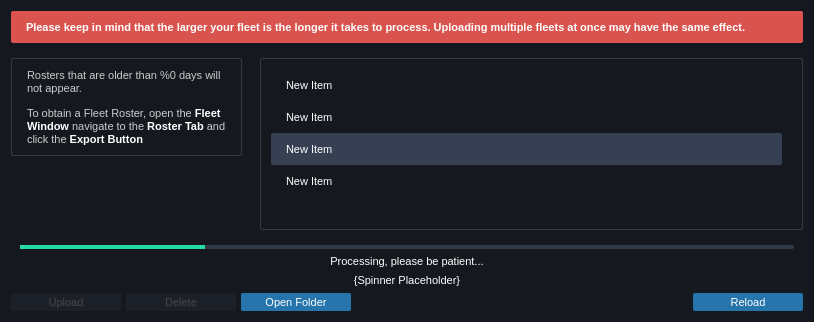
<?xml version="1.0" encoding="UTF-8"?>
<ui version="4.0">
 <class>FleetDialog</class>
 <widget class="QDialog" name="FleetDialog">
  <property name="geometry">
   <rect>
    <x>0</x>
    <y>0</y>
    <width>814</width>
    <height>322</height>
   </rect>
  </property>
  <property name="minimumSize">
   <size>
    <width>814</width>
    <height>0</height>
   </size>
  </property>
  <property name="maximumSize">
   <size>
    <width>814</width>
    <height>322</height>
   </size>
  </property>
  <property name="windowTitle">
   <string>Fleet Roster Manager</string>
  </property>
  <property name="windowIcon">
   <iconset resource="../nexus.qrc">
    <normaloff>:/images/favicon.png</normaloff>:/images/favicon.png</iconset>
  </property>
  <property name="styleSheet">
   <string notr="true">#FleetDialog {
    background: #15181f;
}

* {
    outline: 0;
    font: 11px arial;
}

QLabel {
    color: #ffffff;
}



QProgressBar {
    border: none;
    border-radius: 2px;
	text-align:center;
    background: #323947;
	color:#fff;
}

QProgressBar::chunk {
    background-color: #24dba1
}

QPushButton {
    background: #2574ab;
    border-radius: 2px;
	padding: 3px 5px 2px;
    border: none;
    min-width: 100px;
    color: #ffffff;
}

QPushButton::hover {
    background: #2b85c4;
}

QPushButton::pressed {
    background: #206291;
}

QPushButton:disabled {
    background-color: #1c2029;
    color: #46474a;
}
QListView {
    outline: 0;
    color: #ffffff;
    background: transparent;
    border: 1px solid #323947;
	border-radius:2px;
	padding:10px;
    show-decoration-selected: 1; /* make the selection span the entire width of the view */
}

QListView::item {
	padding:10px 12px 9px;
	margin-right:10px;
	border-radius:2px
}

QListView::item:selected {
    color: #fff;
}

QListView::item:selected:!active {
    background: #373f52;
}

QListView::item:selected:active {
    background: #262c38;
}

QListView::item:hover {
    background: #262c38;
}

QScrollBar {
    border: none;
    background: #20252e;
	border-radius:2px;
    width: 5px;
    margin: 0;
}

QScrollBar::handle {
    background: rgba(255,255,255,0.1);
    min-height: 20px;
	border-radius:2px;
}

QScrollBar::handle:hover {
    background: rgba(36,219,161,1);
    min-height: 20px;
	border-radius:2px;
}

QScrollBar::sub-line, QScrollBar::add-line{
    subcontrol-origin: margin;
    height: 20px;
    border: none;
    background: transparent;
	border-radius:2px;
}

QScrollBar::up-arrow, QScrollBar::down-arrowl {
    border: none;
}

QScrollBar::add-page, QScrollBar::sub-page {
    background: none;
}</string>
  </property>
  <layout class="QVBoxLayout" name="verticalLayout">
   <item>
    <widget class="QLabel" name="label_4">
     <property name="styleSheet">
      <string notr="true">background:#d9534f;
border-radius:2px;
font-weight:bold;
padding:10px 12px 9px;
color:#fff;</string>
     </property>
     <property name="text">
      <string>Please keep in mind that the larger your fleet is the longer it takes to process. Uploading multiple fleets at once may have the same effect.</string>
     </property>
     <property name="wordWrap">
      <bool>true</bool>
     </property>
    </widget>
   </item>
   <item>
    <widget class="QFrame" name="frame_2">
     <layout class="QHBoxLayout" name="horizontalLayout_2">
      <property name="spacing">
       <number>0</number>
      </property>
      <property name="leftMargin">
       <number>0</number>
      </property>
      <property name="topMargin">
       <number>0</number>
      </property>
      <property name="rightMargin">
       <number>0</number>
      </property>
      <property name="bottomMargin">
       <number>0</number>
      </property>
      <item alignment="Qt::AlignTop">
       <widget class="QFrame" name="frame_4">
        <layout class="QVBoxLayout" name="verticalLayout_2">
         <property name="leftMargin">
          <number>0</number>
         </property>
         <item>
          <widget class="QLabel" name="label">
           <property name="sizePolicy">
            <sizepolicy hsizetype="Preferred" vsizetype="Fixed">
             <horstretch>0</horstretch>
             <verstretch>0</verstretch>
            </sizepolicy>
           </property>
           <property name="styleSheet">
            <string notr="true">border: 1px solid #323947;
border-radius:2px;
padding:10px 12px 9px;
color:#ccc</string>
           </property>
           <property name="text">
            <string>&lt;html&gt;&lt;head/&gt;&lt;body&gt;&lt;p&gt;Rosters that are older than %0 days will not appear.&lt;/p&gt;&lt;p&gt;To obtain a Fleet Roster, open the &lt;span style=&quot; font-weight:600; color:#ffffff;&quot;&gt;Fleet Window&lt;/span&gt; navigate to the &lt;span style=&quot; font-weight:600; color:#ffffff;&quot;&gt;Roster Tab&lt;/span&gt; and click the &lt;span style=&quot; font-weight:600; color:#ffffff;&quot;&gt;Export Button&lt;/span&gt;&lt;/p&gt;&lt;/body&gt;&lt;/html&gt;</string>
           </property>
           <property name="alignment">
            <set>Qt::AlignLeading|Qt::AlignLeft|Qt::AlignVCenter</set>
           </property>
           <property name="wordWrap">
            <bool>true</bool>
           </property>
          </widget>
         </item>
        </layout>
       </widget>
      </item>
      <item>
       <widget class="QFrame" name="frame_3">
        <layout class="QVBoxLayout" name="verticalLayout_3">
         <property name="rightMargin">
          <number>0</number>
         </property>
         <item>
          <widget class="QListWidget" name="listWidget">
           <property name="focusPolicy">
            <enum>Qt::NoFocus</enum>
           </property>
           <property name="selectionMode">
            <enum>QAbstractItemView::ExtendedSelection</enum>
           </property>
           <property name="currentRow">
            <number>2</number>
           </property>
           <item>
            <property name="text">
             <string>New Item</string>
            </property>
           </item>
           <item>
            <property name="text">
             <string>New Item</string>
            </property>
           </item>
           <item>
            <property name="text">
             <string>New Item</string>
            </property>
           </item>
           <item>
            <property name="text">
             <string>New Item</string>
            </property>
           </item>
          </widget>
         </item>
        </layout>
       </widget>
      </item>
     </layout>
    </widget>
   </item>
   <item>
    <widget class="QFrame" name="frame">
     <property name="sizePolicy">
      <sizepolicy hsizetype="Preferred" vsizetype="Fixed">
       <horstretch>0</horstretch>
       <verstretch>0</verstretch>
      </sizepolicy>
     </property>
     <property name="maximumSize">
      <size>
       <width>16777215</width>
       <height>4</height>
      </size>
     </property>
     <layout class="QGridLayout" name="gridLayout">
      <property name="topMargin">
       <number>0</number>
      </property>
      <property name="bottomMargin">
       <number>0</number>
      </property>
      <item row="0" column="0">
       <widget class="QProgressBar" name="progressBar">
        <property name="value">
         <number>24</number>
        </property>
        <property name="alignment">
         <set>Qt::AlignCenter</set>
        </property>
        <property name="textVisible">
         <bool>false</bool>
        </property>
       </widget>
      </item>
     </layout>
    </widget>
   </item>
   <item>
    <widget class="QLabel" name="label_3">
     <property name="sizePolicy">
      <sizepolicy hsizetype="Preferred" vsizetype="Fixed">
       <horstretch>0</horstretch>
       <verstretch>0</verstretch>
      </sizepolicy>
     </property>
     <property name="styleSheet">
      <string notr="true"/>
     </property>
     <property name="text">
      <string>Processing, please be patient...</string>
     </property>
     <property name="alignment">
      <set>Qt::AlignCenter</set>
     </property>
    </widget>
   </item>
   <item>
    <widget class="QLabel" name="label_2">
     <property name="enabled">
      <bool>true</bool>
     </property>
     <property name="styleSheet">
      <string notr="true"/>
     </property>
     <property name="text">
      <string>{Spinner Placeholder}</string>
     </property>
     <property name="scaledContents">
      <bool>false</bool>
     </property>
     <property name="alignment">
      <set>Qt::AlignCenter</set>
     </property>
    </widget>
   </item>
   <item>
    <layout class="QHBoxLayout" name="horizontalLayout">
     <item alignment="Qt::AlignLeft">
      <widget class="QFrame" name="frame_5">
       <layout class="QHBoxLayout" name="horizontalLayout_3">
        <property name="spacing">
         <number>5</number>
        </property>
        <property name="leftMargin">
         <number>0</number>
        </property>
        <property name="topMargin">
         <number>0</number>
        </property>
        <property name="rightMargin">
         <number>0</number>
        </property>
        <property name="bottomMargin">
         <number>0</number>
        </property>
        <item>
         <widget class="QPushButton" name="upload_btn">
          <property name="enabled">
           <bool>false</bool>
          </property>
          <property name="text">
           <string>Upload</string>
          </property>
         </widget>
        </item>
        <item>
         <widget class="QPushButton" name="delete_btn">
          <property name="enabled">
           <bool>false</bool>
          </property>
          <property name="text">
           <string>Delete</string>
          </property>
         </widget>
        </item>
        <item>
         <widget class="QPushButton" name="openBtn">
          <property name="text">
           <string>Open Folder</string>
          </property>
         </widget>
        </item>
       </layout>
      </widget>
     </item>
     <item alignment="Qt::AlignRight">
      <widget class="QPushButton" name="pushButton">
       <property name="text">
        <string>Reload</string>
       </property>
      </widget>
     </item>
    </layout>
   </item>
  </layout>
 </widget>
 <resources>
  <include location="../nexus.qrc"/>
 </resources>
 <connections/>
</ui>
